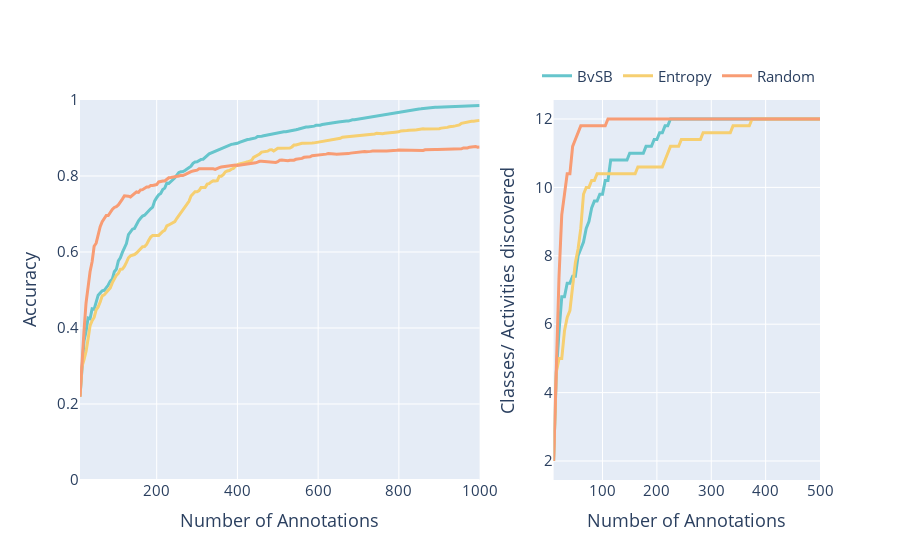

Write notebook code for a chart like this one.
### Code cell
import os
import pandas as pd
import plotly.graph_objects as go
from plotly.subplots import make_subplots
import numpy as np

folder = 'Results/sampling_validation'

# Get all csv files
files = os.listdir(folder)

import plotly.express as px
pastel = px.colors.qualitative.Pastel

# color key
color_key = {
    'BvSB' : pastel[0],
    'Entropy' : pastel[1],
    'Random' : pastel[2],
}

# Calculate average across 3 iterations
BvSB = []
Entropy = []
Random = []
for file in files:
    df = pd.read_csv(f'{folder}\\{file}')
    method = file.split('_')[0]
    if method == 'BvSB':
        BvSB.append(df)
    elif method == 'Entropy':
        Entropy.append(df)
    elif method == 'Random':
        Random.append(df)

BvSB = pd.concat(BvSB)
Entropy = pd.concat(Entropy)
Random = pd.concat(Random)

BvSB = BvSB.groupby('Number of Annotations').mean(numeric_only=True).reset_index()
Entropy = Entropy.groupby('Number of Annotations').mean(numeric_only=True).reset_index()
Random = Random.groupby('Number of Annotations').mean(numeric_only=True).reset_index()

fig = make_subplots(cols=2, rows=1, column_widths=[0.6, 0.4])

for df, file in zip([BvSB, Entropy, Random], ['BvSB', 'Entropy', 'Random']):
    color = color_key[file]

    fig.add_trace(go.Scatter(
        x=df['Number of Annotations'],
        y=df['Accuracy'], 
        name=file, 
        line=dict(color=color, width=3)),
        row=1,
        col=1)

    df = df[df['Number of Annotations'] <= 500]
    fig.add_trace(go.Scatter(
        x=df['Number of Annotations'],
        y=df['Classes'], 
        showlegend=False,
        line=dict(color=color, width=3)),
        row=1,
        col=2)


# Update ylim and set axis labels
fig.update_yaxes(range=[0, 1], row=1, col=1)
fig.update_xaxes(title_text='Number of Annotations')
fig.update_yaxes(title_text='Accuracy', row=1, col=1)
fig.update_yaxes(title_text='Classes/ Activities discovered', row=1, col=2)

# Horizontal legend
fig.update_layout(legend=dict(
    orientation="h",
    yanchor="bottom",
    y=1.02,
    xanchor="right",
    x=1
))

fig.update_layout(font_size=15)
fig.show()
fig.write_image('sampling_validation.png', width=1500, height=600, scale=3)

### Figure 1 — Plotly figure (JSON) as saved in the notebook; plotly's stock layout.template omitted (floating-point values rounded to 4 significant figures; data arrays with more than 128 entries replaced by an {"elided": "..."} marker saying what was removed)
{"data": [{"line": {"color": "rgb(102, 197, 204)", "width": 3}, "name": "BvSB", "type": "scatter", "x": {"elided": "199 int values"}, "xaxis": "x", "y": {"elided": "199 float values"}, "yaxis": "y"}, {"line": {"color": "rgb(102, 197, 204)", "width": 3}, "showlegend": false, "type": "scatter", "x": [10, 15, 20, 25, 30, 35, 40, 45, 50, 55, 60, 65, 70, 75, 80, 85, 90, 95, 100, 105, 110, 115, 120, 125, 130, 135, 140, 145, 150, 155, 160, 165, 170, 175, 180, 185, 190, 195, 200, 205, 210, 215, 220, 225, 230, 235, 240, 245, 250, 255, 260, 265, 270, 275, 280, 285, 290, 295, 300, 305, 310, 315, 320, 325, 330, 335, 340, 345, 350, 355, 360, 365, 370, 375, 380, 385, 390, 395, 400, 405, 410, 415, 420, 425, 430, 435, 440, 445, 450, 455, 460, 465, 470, 475, 480, 485, 490, 495, 500], "xaxis": "x2", "y": [2, 4.6, 5.8, 6.8, 6.8, 7.2, 7.2, 7.4, 7.4, 8, 8.2, 8.4, 8.8, 9, 9.4, 9.6, 9.6, 9.8, 9.8, 10.2, 10.2, 10.8, 10.8, 10.8, 10.8, 10.8, 10.8, 10.8, 11, 11, 11, 11, 11, 11, 11.2, 11.2, 11.2, 11.4, 11.4, 11.6, 11.6, 11.8, 11.8, 12, 12, 12, 12, 12, 12, 12, 12, 12, 12, 12, 12, 12, 12, 12, 12, 12, 12, 12, 12, 12, 12, 12, 12, 12, 12, 12, 12, 12, 12, 12, 12, 12, 12, 12, 12, 12, 12, 12, 12, 12, 12, 12, 12, 12, 12, 12, 12, 12, 12, 12, 12, 12, 12, 12, 12], "yaxis": "y2"}, {"line": {"color": "rgb(246, 207, 113)", "width": 3}, "name": "Entropy", "type": "scatter", "x": {"elided": "199 int values"}, "xaxis": "x", "y": {"elided": "199 float values"}, "yaxis": "y"}, {"line": {"color": "rgb(246, 207, 113)", "width": 3}, "showlegend": false, "type": "scatter", "x": [10, 15, 20, 25, 30, 35, 40, 45, 50, 55, 60, 65, 70, 75, 80, 85, 90, 95, 100, 105, 110, 115, 120, 125, 130, 135, 140, 145, 150, 155, 160, 165, 170, 175, 180, 185, 190, 195, 200, 205, 210, 215, 220, 225, 230, 235, 240, 245, 250, 255, 260, 265, 270, 275, 280, 285, 290, 295, 300, 305, 310, 315, 320, 325, 330, 335, 340, 345, 350, 355, 360, 365, 370, 375, 380, 385, 390, 395, 400, 405, 410, 415, 420, 425, 430, 435, 440, 445, 450, 455, 460, 465, 470, 475, 480, 485, 490, 495, 500], "xaxis": "x2", "y": [2, 4.6, 5, 5, 5.8, 6.2, 6.4, 7.2, 7.8, 8.2, 8.8, 9.8, 10, 10, 10.2, 10.2, 10.4, 10.4, 10.4, 10.4, 10.4, 10.4, 10.4, 10.4, 10.4, 10.4, 10.4, 10.4, 10.4, 10.4, 10.4, 10.6, 10.6, 10.6, 10.6, 10.6, 10.6, 10.6, 10.6, 10.6, 10.6, 10.8, 11, 11.2, 11.2, 11.2, 11.2, 11.4, 11.4, 11.4, 11.4, 11.4, 11.4, 11.4, 11.4, 11.6, 11.6, 11.6, 11.6, 11.6, 11.6, 11.6, 11.6, 11.6, 11.6, 11.6, 11.8, 11.8, 11.8, 11.8, 11.8, 11.8, 11.8, 12, 12, 12, 12, 12, 12, 12, 12, 12, 12, 12, 12, 12, 12, 12, 12, 12, 12, 12, 12, 12, 12, 12, 12, 12, 12], "yaxis": "y2"}, {"line": {"color": "rgb(248, 156, 116)", "width": 3}, "name": "Random", "type": "scatter", "x": {"elided": "199 int values"}, "xaxis": "x", "y": {"elided": "199 float values"}, "yaxis": "y"}, {"line": {"color": "rgb(248, 156, 116)", "width": 3}, "showlegend": false, "type": "scatter", "x": [10, 15, 20, 25, 30, 35, 40, 45, 50, 55, 60, 65, 70, 75, 80, 85, 90, 95, 100, 105, 110, 115, 120, 125, 130, 135, 140, 145, 150, 155, 160, 165, 170, 175, 180, 185, 190, 195, 200, 205, 210, 215, 220, 225, 230, 235, 240, 245, 250, 255, 260, 265, 270, 275, 280, 285, 290, 295, 300, 305, 310, 315, 320, 325, 330, 335, 340, 345, 350, 355, 360, 365, 370, 375, 380, 385, 390, 395, 400, 405, 410, 415, 420, 425, 430, 435, 440, 445, 450, 455, 460, 465, 470, 475, 480, 485, 490, 495, 500], "xaxis": "x2", "y": [2, 4.6, 7.4, 9.2, 9.8, 10.4, 10.4, 11.2, 11.4, 11.6, 11.8, 11.8, 11.8, 11.8, 11.8, 11.8, 11.8, 11.8, 11.8, 11.8, 12, 12, 12, 12, 12, 12, 12, 12, 12, 12, 12, 12, 12, 12, 12, 12, 12, 12, 12, 12, 12, 12, 12, 12, 12, 12, 12, 12, 12, 12, 12, 12, 12, 12, 12, 12, 12, 12, 12, 12, 12, 12, 12, 12, 12, 12, 12, 12, 12, 12, 12, 12, 12, 12, 12, 12, 12, 12, 12, 12, 12, 12, 12, 12, 12, 12, 12, 12, 12, 12, 12, 12, 12, 12, 12, 12, 12, 12, 12], "yaxis": "y2"}], "layout": {"font": {"size": 15}, "legend": {"orientation": "h", "x": 1, "xanchor": "right", "y": 1.02, "yanchor": "bottom"}, "xaxis": {"anchor": "y", "domain": [0, 0.54], "title": {"text": "Number of Annotations"}}, "xaxis2": {"anchor": "y2", "domain": [0.64, 1], "title": {"text": "Number of Annotations"}}, "yaxis": {"anchor": "x", "domain": [0, 1], "range": [0, 1], "title": {"text": "Accuracy"}}, "yaxis2": {"anchor": "x2", "domain": [0, 1], "title": {"text": "Classes/ Activities discovered"}}}}
